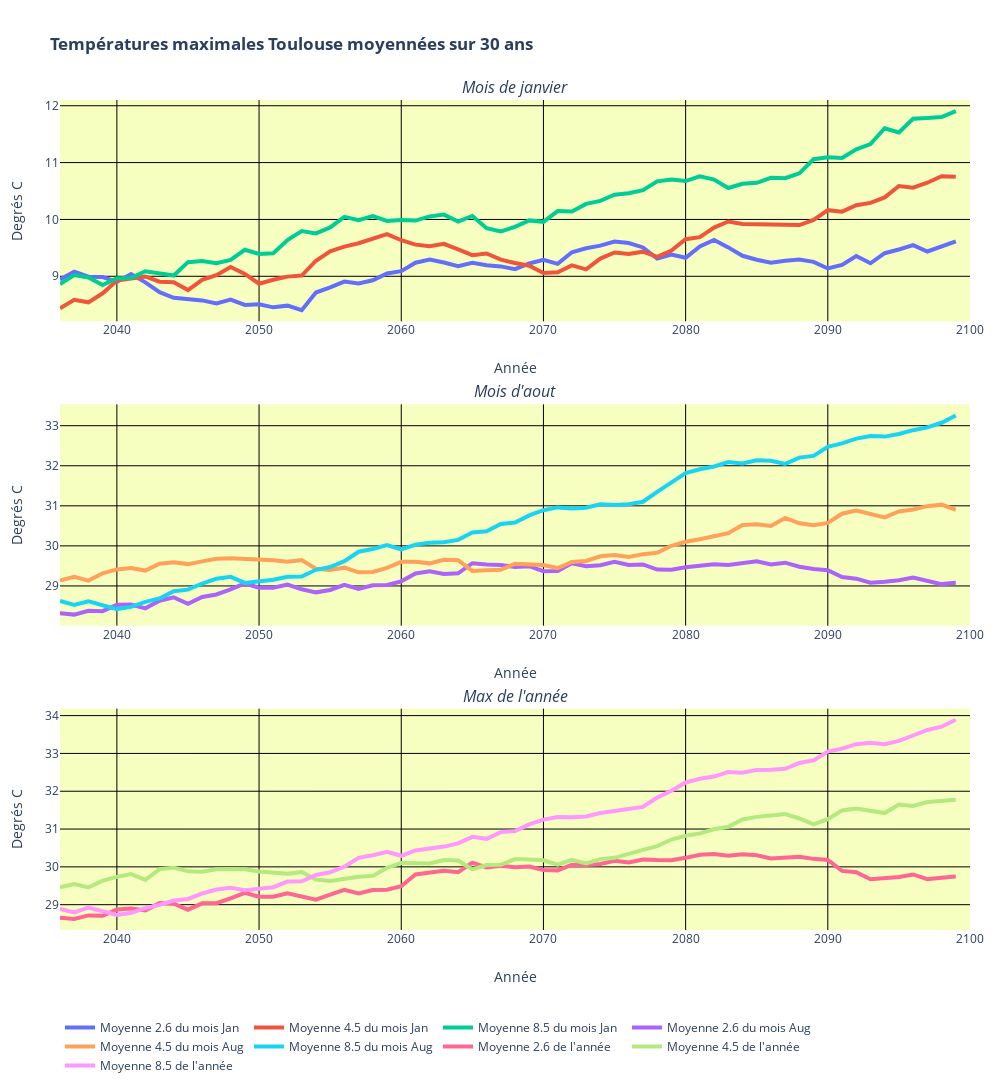

Notebook cell for this chart:
### Markdown cell above
#### Diagramme Toulouse
Le diagramme ci-dessous  représente l'évolution sur `yearPeriod` années de la température dans la région Toulousaine.(Décommenter la dernière ligne du bloc pour afficher la figure)

### Code cell
q = 0
trace26_0 = go.Scatter(
    x = Tlse_year[firstPlotYear:lastPlotYear],
    y = moyMAreaInterval_Tlse_26[q,:],
    mode = 'lines',
    line = dict(width = 4),
    name ='Moyenne 2.6 du mois %s'%Tlse_month[calcMonth[q]]
)
trace45_0 = go.Scatter(
    x = Tlse_year[firstPlotYear:lastPlotYear],
    y = moyMAreaInterval_Tlse_45[q,:],
    mode = 'lines',
    line = dict(width = 4),
    name ='Moyenne 4.5 du mois %s'%Tlse_month[calcMonth[q]]
)
trace85_0 = go.Scatter(
    x = Tlse_year[firstPlotYear:lastPlotYear],
    y = moyMAreaInterval_Tlse_85[q,:],
    mode = 'lines',
    line = dict(width = 4),
    name ='Moyenne 8.5 du mois %s'%Tlse_month[calcMonth[q]]
)

q = 1
trace26_1 = go.Scatter(
    x = Tlse_year[firstPlotYear:lastPlotYear],
    y = moyMAreaInterval_Tlse_26[q,:],
    mode = 'lines',
    line = dict(width = 4),
    name ='Moyenne 2.6 du mois %s'%Tlse_month[calcMonth[q]]
)
trace45_1 = go.Scatter(
    x = Tlse_year[firstPlotYear:lastPlotYear],
    y = moyMAreaInterval_Tlse_45[q,:],
    mode = 'lines',
    line = dict(width = 4),
    name ='Moyenne 4.5 du mois %s'%Tlse_month[calcMonth[q]]
)

trace85_1 = go.Scatter(
    x = Tlse_year[firstPlotYear:lastPlotYear],
    y = moyMAreaInterval_Tlse_85[q,:],
    mode = 'lines',
    line = dict(width = 4),
    name ='Moyenne 8.5 du mois %s'%Tlse_month[calcMonth[q]]
)

q = 2
trace26_2 = go.Scatter(
    x = Tlse_year[firstPlotYear:lastPlotYear],
    y = moyMAreaInterval_Tlse_26[q,:],
    mode = 'lines',
    line = dict(width = 4),
    name ="Moyenne 2.6 de l'année"
)
trace45_2 = go.Scatter(
    x = Tlse_year[firstPlotYear:lastPlotYear],
    y = moyMAreaInterval_Tlse_45[q,:],
    mode = 'lines',
    line = dict(width = 4),
    name ="Moyenne 4.5 de l'année"
)

trace85_2 = go.Scatter(
    x = Tlse_year[firstPlotYear:lastPlotYear],
    y = moyMAreaInterval_Tlse_85[q,:],
    mode = 'lines',
    line = dict(width = 4),
    name ="Moyenne 8.5 de l'année"
)

fig = subplots.make_subplots(rows=3, cols=1, 
                          subplot_titles=("<i>Mois de janvier</i>","<i>Mois d'aout</i>","<i>Max de l'année</i>"),
                            vertical_spacing=0.1)

fig.append_trace(trace26_0, 1, 1)
fig.append_trace(trace45_0, 1, 1)
fig.append_trace(trace85_0, 1, 1)
fig.append_trace(trace26_1, 2, 1)
fig.append_trace(trace45_1, 2, 1)
fig.append_trace(trace85_1, 2, 1)
fig.append_trace(trace26_2, 3, 1)
fig.append_trace(trace45_2, 3, 1)
fig.append_trace(trace85_2, 3, 1)

fig.update_xaxes(title_text="Année", range=[2036,2100], gridcolor='#000', row=1, col=1)
fig.update_xaxes(title_text="Année", range=[2036,2100], gridcolor='#000', row=2, col=1)
fig.update_xaxes(title_text="Année", range=[2036,2100], gridcolor='#000', row=3, col=1)

fig.update_yaxes(title_text="Degrés C", gridcolor='#000', row=1, col=1)
fig.update_yaxes(title_text="Degrés C", gridcolor='#000', row=2, col=1)
fig.update_yaxes(title_text="Degrés C", gridcolor='#000', row=3, col=1)

fig['layout']['margin'] = {'l': 60, 'r': 30, 'b': 100, 't': 100}
fig['layout'].update(autosize = False, height=1100, width=1000, 
                     title='<b>Températures maximales Toulouse moyennées sur 30 ans</b>',
                    plot_bgcolor='#f6ffc0')

fig.update_layout(legend_orientation="h")

py.iplot(fig, filename='basic-line')

### Figure 1 — Plotly figure (JSON) as saved in the notebook; plotly's stock layout.template omitted (floating-point values rounded to 4 significant figures)
{"data": [{"line": {"width": 4}, "mode": "lines", "name": "Moyenne 2.6 du mois Jan", "type": "scatter", "x": [2036, 2037, 2038, 2039, 2040, 2041, 2042, 2043, 2044, 2045, 2046, 2047, 2048, 2049, 2050, 2051, 2052, 2053, 2054, 2055, 2056, 2057, 2058, 2059, 2060, 2061, 2062, 2063, 2064, 2065, 2066, 2067, 2068, 2069, 2070, 2071, 2072, 2073, 2074, 2075, 2076, 2077, 2078, 2079, 2080, 2081, 2082, 2083, 2084, 2085, 2086, 2087, 2088, 2089, 2090, 2091, 2092, 2093, 2094, 2095, 2096, 2097, 2098, 2099], "xaxis": "x", "y": [8.945, 9.079, 8.993, 8.987, 8.901, 9.039, 8.893, 8.72, 8.622, 8.592, 8.576, 8.522, 8.591, 8.497, 8.508, 8.454, 8.484, 8.402, 8.715, 8.805, 8.907, 8.876, 8.93, 9.05, 9.09, 9.238, 9.294, 9.242, 9.178, 9.236, 9.196, 9.174, 9.126, 9.226, 9.288, 9.219, 9.422, 9.493, 9.54, 9.611, 9.584, 9.508, 9.313, 9.381, 9.326, 9.524, 9.64, 9.508, 9.361, 9.292, 9.238, 9.272, 9.296, 9.254, 9.138, 9.201, 9.358, 9.229, 9.406, 9.472, 9.548, 9.436, 9.527, 9.616, 0, 0, 0, 0, 0, 0, 0, 0, 0, 0, 0, 0, 0, 0, 0, 0, 0, 0, 0, 0, 0, 0, 0, 0, 0, 0, 0, 0, 0, 0, 0], "yaxis": "y"}, {"line": {"width": 4}, "mode": "lines", "name": "Moyenne 4.5 du mois Jan", "type": "scatter", "x": [2036, 2037, 2038, 2039, 2040, 2041, 2042, 2043, 2044, 2045, 2046, 2047, 2048, 2049, 2050, 2051, 2052, 2053, 2054, 2055, 2056, 2057, 2058, 2059, 2060, 2061, 2062, 2063, 2064, 2065, 2066, 2067, 2068, 2069, 2070, 2071, 2072, 2073, 2074, 2075, 2076, 2077, 2078, 2079, 2080, 2081, 2082, 2083, 2084, 2085, 2086, 2087, 2088, 2089, 2090, 2091, 2092, 2093, 2094, 2095, 2096, 2097, 2098, 2099], "xaxis": "x", "y": [8.438, 8.587, 8.542, 8.701, 8.925, 8.956, 8.997, 8.905, 8.896, 8.758, 8.938, 9.019, 9.164, 9.041, 8.868, 8.939, 8.994, 9.012, 9.274, 9.439, 9.521, 9.581, 9.666, 9.743, 9.635, 9.557, 9.527, 9.57, 9.472, 9.371, 9.402, 9.292, 9.235, 9.186, 9.057, 9.071, 9.191, 9.122, 9.311, 9.419, 9.391, 9.433, 9.343, 9.452, 9.652, 9.689, 9.856, 9.964, 9.922, 9.917, 9.909, 9.908, 9.9, 9.991, 10.16, 10.14, 10.25, 10.29, 10.39, 10.59, 10.56, 10.65, 10.76, 10.75, 0, 0, 0, 0, 0, 0, 0, 0, 0, 0, 0, 0, 0, 0, 0, 0, 0, 0, 0, 0, 0, 0, 0, 0, 0, 0, 0, 0, 0, 0, 0], "yaxis": "y"}, {"line": {"width": 4}, "mode": "lines", "name": "Moyenne 8.5 du mois Jan", "type": "scatter", "x": [2036, 2037, 2038, 2039, 2040, 2041, 2042, 2043, 2044, 2045, 2046, 2047, 2048, 2049, 2050, 2051, 2052, 2053, 2054, 2055, 2056, 2057, 2058, 2059, 2060, 2061, 2062, 2063, 2064, 2065, 2066, 2067, 2068, 2069, 2070, 2071, 2072, 2073, 2074, 2075, 2076, 2077, 2078, 2079, 2080, 2081, 2082, 2083, 2084, 2085, 2086, 2087, 2088, 2089, 2090, 2091, 2092, 2093, 2094, 2095, 2096, 2097, 2098, 2099], "xaxis": "x", "y": [8.863, 9.021, 8.98, 8.845, 8.967, 8.97, 9.088, 9.043, 9.013, 9.249, 9.268, 9.231, 9.289, 9.467, 9.393, 9.405, 9.639, 9.794, 9.754, 9.859, 10.05, 9.986, 10.06, 9.973, 9.989, 9.98, 10.05, 10.08, 9.961, 10.06, 9.845, 9.789, 9.87, 9.983, 9.958, 10.15, 10.14, 10.27, 10.33, 10.43, 10.46, 10.51, 10.67, 10.7, 10.68, 10.76, 10.7, 10.55, 10.63, 10.64, 10.73, 10.73, 10.81, 11.06, 11.09, 11.08, 11.23, 11.32, 11.6, 11.53, 11.77, 11.79, 11.8, 11.91, 0, 0, 0, 0, 0, 0, 0, 0, 0, 0, 0, 0, 0, 0, 0, 0, 0, 0, 0, 0, 0, 0, 0, 0, 0, 0, 0, 0, 0, 0, 0], "yaxis": "y"}, {"line": {"width": 4}, "mode": "lines", "name": "Moyenne 2.6 du mois Aug", "type": "scatter", "x": [2036, 2037, 2038, 2039, 2040, 2041, 2042, 2043, 2044, 2045, 2046, 2047, 2048, 2049, 2050, 2051, 2052, 2053, 2054, 2055, 2056, 2057, 2058, 2059, 2060, 2061, 2062, 2063, 2064, 2065, 2066, 2067, 2068, 2069, 2070, 2071, 2072, 2073, 2074, 2075, 2076, 2077, 2078, 2079, 2080, 2081, 2082, 2083, 2084, 2085, 2086, 2087, 2088, 2089, 2090, 2091, 2092, 2093, 2094, 2095, 2096, 2097, 2098, 2099], "xaxis": "x2", "y": [28.32, 28.28, 28.38, 28.37, 28.53, 28.53, 28.44, 28.63, 28.71, 28.55, 28.72, 28.79, 28.91, 29.06, 28.96, 28.96, 29.04, 28.92, 28.84, 28.9, 29.03, 28.92, 29.02, 29.02, 29.12, 29.31, 29.37, 29.3, 29.31, 29.57, 29.53, 29.52, 29.47, 29.49, 29.37, 29.38, 29.57, 29.49, 29.52, 29.6, 29.52, 29.54, 29.41, 29.41, 29.47, 29.51, 29.54, 29.52, 29.56, 29.62, 29.54, 29.58, 29.48, 29.42, 29.39, 29.22, 29.18, 29.08, 29.11, 29.14, 29.21, 29.13, 29.05, 29.08, 0, 0, 0, 0, 0, 0, 0, 0, 0, 0, 0, 0, 0, 0, 0, 0, 0, 0, 0, 0, 0, 0, 0, 0, 0, 0, 0, 0, 0, 0, 0], "yaxis": "y2"}, {"line": {"width": 4}, "mode": "lines", "name": "Moyenne 4.5 du mois Aug", "type": "scatter", "x": [2036, 2037, 2038, 2039, 2040, 2041, 2042, 2043, 2044, 2045, 2046, 2047, 2048, 2049, 2050, 2051, 2052, 2053, 2054, 2055, 2056, 2057, 2058, 2059, 2060, 2061, 2062, 2063, 2064, 2065, 2066, 2067, 2068, 2069, 2070, 2071, 2072, 2073, 2074, 2075, 2076, 2077, 2078, 2079, 2080, 2081, 2082, 2083, 2084, 2085, 2086, 2087, 2088, 2089, 2090, 2091, 2092, 2093, 2094, 2095, 2096, 2097, 2098, 2099], "xaxis": "x2", "y": [29.13, 29.23, 29.13, 29.31, 29.41, 29.45, 29.38, 29.56, 29.59, 29.55, 29.61, 29.68, 29.69, 29.68, 29.67, 29.64, 29.61, 29.64, 29.43, 29.4, 29.46, 29.34, 29.35, 29.45, 29.6, 29.6, 29.56, 29.65, 29.64, 29.38, 29.39, 29.4, 29.55, 29.54, 29.52, 29.45, 29.6, 29.62, 29.74, 29.77, 29.72, 29.79, 29.83, 30.0, 30.1, 30.17, 30.25, 30.32, 30.52, 30.54, 30.5, 30.7, 30.56, 30.52, 30.57, 30.8, 30.88, 30.8, 30.71, 30.86, 30.91, 30.99, 31.03, 30.9, 0, 0, 0, 0, 0, 0, 0, 0, 0, 0, 0, 0, 0, 0, 0, 0, 0, 0, 0, 0, 0, 0, 0, 0, 0, 0, 0, 0, 0, 0, 0], "yaxis": "y2"}, {"line": {"width": 4}, "mode": "lines", "name": "Moyenne 8.5 du mois Aug", "type": "scatter", "x": [2036, 2037, 2038, 2039, 2040, 2041, 2042, 2043, 2044, 2045, 2046, 2047, 2048, 2049, 2050, 2051, 2052, 2053, 2054, 2055, 2056, 2057, 2058, 2059, 2060, 2061, 2062, 2063, 2064, 2065, 2066, 2067, 2068, 2069, 2070, 2071, 2072, 2073, 2074, 2075, 2076, 2077, 2078, 2079, 2080, 2081, 2082, 2083, 2084, 2085, 2086, 2087, 2088, 2089, 2090, 2091, 2092, 2093, 2094, 2095, 2096, 2097, 2098, 2099], "xaxis": "x2", "y": [28.63, 28.52, 28.62, 28.53, 28.42, 28.48, 28.6, 28.69, 28.87, 28.91, 29.06, 29.18, 29.23, 29.07, 29.11, 29.15, 29.23, 29.24, 29.4, 29.47, 29.62, 29.85, 29.92, 30.02, 29.91, 30.03, 30.08, 30.09, 30.15, 30.33, 30.36, 30.55, 30.59, 30.76, 30.89, 30.96, 30.93, 30.95, 31.04, 31.02, 31.04, 31.1, 31.35, 31.6, 31.82, 31.91, 31.98, 32.09, 32.06, 32.13, 32.12, 32.05, 32.2, 32.25, 32.47, 32.56, 32.68, 32.74, 32.73, 32.79, 32.89, 32.96, 33.07, 33.26, 0, 0, 0, 0, 0, 0, 0, 0, 0, 0, 0, 0, 0, 0, 0, 0, 0, 0, 0, 0, 0, 0, 0, 0, 0, 0, 0, 0, 0, 0, 0], "yaxis": "y2"}, {"line": {"width": 4}, "mode": "lines", "name": "Moyenne 2.6 de l'année", "type": "scatter", "x": [2036, 2037, 2038, 2039, 2040, 2041, 2042, 2043, 2044, 2045, 2046, 2047, 2048, 2049, 2050, 2051, 2052, 2053, 2054, 2055, 2056, 2057, 2058, 2059, 2060, 2061, 2062, 2063, 2064, 2065, 2066, 2067, 2068, 2069, 2070, 2071, 2072, 2073, 2074, 2075, 2076, 2077, 2078, 2079, 2080, 2081, 2082, 2083, 2084, 2085, 2086, 2087, 2088, 2089, 2090, 2091, 2092, 2093, 2094, 2095, 2096, 2097, 2098, 2099], "xaxis": "x3", "y": [28.65, 28.62, 28.72, 28.71, 28.87, 28.9, 28.85, 29.04, 29.03, 28.87, 29.04, 29.04, 29.17, 29.31, 29.21, 29.21, 29.3, 29.21, 29.13, 29.27, 29.39, 29.3, 29.39, 29.4, 29.49, 29.8, 29.86, 29.9, 29.86, 30.11, 29.99, 30.03, 29.99, 30.01, 29.92, 29.91, 30.06, 30.05, 30.08, 30.16, 30.12, 30.2, 30.18, 30.18, 30.24, 30.32, 30.34, 30.3, 30.33, 30.31, 30.22, 30.24, 30.27, 30.21, 30.18, 29.89, 29.86, 29.67, 29.7, 29.73, 29.8, 29.67, 29.71, 29.75, 0, 0, 0, 0, 0, 0, 0, 0, 0, 0, 0, 0, 0, 0, 0, 0, 0, 0, 0, 0, 0, 0, 0, 0, 0, 0, 0, 0, 0, 0, 0], "yaxis": "y3"}, {"line": {"width": 4}, "mode": "lines", "name": "Moyenne 4.5 de l'année", "type": "scatter", "x": [2036, 2037, 2038, 2039, 2040, 2041, 2042, 2043, 2044, 2045, 2046, 2047, 2048, 2049, 2050, 2051, 2052, 2053, 2054, 2055, 2056, 2057, 2058, 2059, 2060, 2061, 2062, 2063, 2064, 2065, 2066, 2067, 2068, 2069, 2070, 2071, 2072, 2073, 2074, 2075, 2076, 2077, 2078, 2079, 2080, 2081, 2082, 2083, 2084, 2085, 2086, 2087, 2088, 2089, 2090, 2091, 2092, 2093, 2094, 2095, 2096, 2097, 2098, 2099], "xaxis": "x3", "y": [29.46, 29.55, 29.45, 29.64, 29.73, 29.81, 29.65, 29.94, 29.98, 29.88, 29.87, 29.93, 29.94, 29.93, 29.88, 29.85, 29.82, 29.86, 29.66, 29.63, 29.69, 29.74, 29.76, 29.97, 30.1, 30.1, 30.09, 30.18, 30.17, 29.93, 30.05, 30.06, 30.21, 30.2, 30.17, 30.06, 30.19, 30.09, 30.21, 30.24, 30.35, 30.45, 30.55, 30.72, 30.82, 30.89, 30.99, 31.06, 31.25, 31.32, 31.36, 31.4, 31.28, 31.12, 31.26, 31.49, 31.54, 31.48, 31.42, 31.65, 31.61, 31.71, 31.75, 31.78, 0, 0, 0, 0, 0, 0, 0, 0, 0, 0, 0, 0, 0, 0, 0, 0, 0, 0, 0, 0, 0, 0, 0, 0, 0, 0, 0, 0, 0, 0, 0], "yaxis": "y3"}, {"line": {"width": 4}, "mode": "lines", "name": "Moyenne 8.5 de l'année", "type": "scatter", "x": [2036, 2037, 2038, 2039, 2040, 2041, 2042, 2043, 2044, 2045, 2046, 2047, 2048, 2049, 2050, 2051, 2052, 2053, 2054, 2055, 2056, 2057, 2058, 2059, 2060, 2061, 2062, 2063, 2064, 2065, 2066, 2067, 2068, 2069, 2070, 2071, 2072, 2073, 2074, 2075, 2076, 2077, 2078, 2079, 2080, 2081, 2082, 2083, 2084, 2085, 2086, 2087, 2088, 2089, 2090, 2091, 2092, 2093, 2094, 2095, 2096, 2097, 2098, 2099], "xaxis": "x3", "y": [28.89, 28.79, 28.93, 28.83, 28.73, 28.78, 28.91, 28.99, 29.11, 29.15, 29.3, 29.4, 29.45, 29.38, 29.42, 29.46, 29.61, 29.62, 29.79, 29.86, 30.01, 30.24, 30.31, 30.4, 30.29, 30.44, 30.48, 30.54, 30.62, 30.79, 30.74, 30.92, 30.95, 31.12, 31.25, 31.32, 31.32, 31.33, 31.42, 31.47, 31.51, 31.59, 31.83, 32.01, 32.23, 32.33, 32.39, 32.51, 32.49, 32.56, 32.57, 32.59, 32.75, 32.82, 33.05, 33.13, 33.24, 33.28, 33.25, 33.33, 33.47, 33.62, 33.71, 33.89, 0, 0, 0, 0, 0, 0, 0, 0, 0, 0, 0, 0, 0, 0, 0, 0, 0, 0, 0, 0, 0, 0, 0, 0, 0, 0, 0, 0, 0, 0, 0], "yaxis": "y3"}], "layout": {"annotations": [{"font": {"size": 16}, "showarrow": false, "text": "<i>Mois de janvier</i>", "x": 0.5, "xanchor": "center", "xref": "paper", "y": 1, "yanchor": "bottom", "yref": "paper"}, {"font": {"size": 16}, "showarrow": false, "text": "<i>Mois d'aout</i>", "x": 0.5, "xanchor": "center", "xref": "paper", "y": 0.6333, "yanchor": "bottom", "yref": "paper"}, {"font": {"size": 16}, "showarrow": false, "text": "<i>Max de l'année</i>", "x": 0.5, "xanchor": "center", "xref": "paper", "y": 0.2667, "yanchor": "bottom", "yref": "paper"}], "autosize": false, "height": 1100, "legend": {"orientation": "h"}, "margin": {"b": 100, "l": 60, "r": 30, "t": 100}, "plot_bgcolor": "#f6ffc0", "title": {"text": "<b>Températures maximales Toulouse moyennées sur 30 ans</b>"}, "width": 1000, "xaxis": {"anchor": "y", "domain": [0, 1], "gridcolor": "#000", "range": [2036, 2100], "title": {"text": "Année"}, "type": "linear"}, "xaxis2": {"anchor": "y2", "domain": [0, 1], "gridcolor": "#000", "range": [2036, 2100], "title": {"text": "Année"}, "type": "linear"}, "xaxis3": {"anchor": "y3", "domain": [0, 1], "gridcolor": "#000", "range": [2036, 2100], "title": {"text": "Année"}, "type": "linear"}, "yaxis": {"anchor": "x", "autorange": true, "domain": [0.7333, 1], "gridcolor": "#000", "range": [8.208, 12.1], "title": {"text": "Degrés C"}, "type": "linear"}, "yaxis2": {"anchor": "x2", "autorange": true, "domain": [0.3667, 0.6333], "gridcolor": "#000", "range": [28.01, 33.53], "title": {"text": "Degrés C"}, "type": "linear"}, "yaxis3": {"anchor": "x3", "autorange": true, "domain": [0, 0.2667], "gridcolor": "#000", "range": [28.33, 34.18], "title": {"text": "Degrés C"}, "type": "linear"}}}
